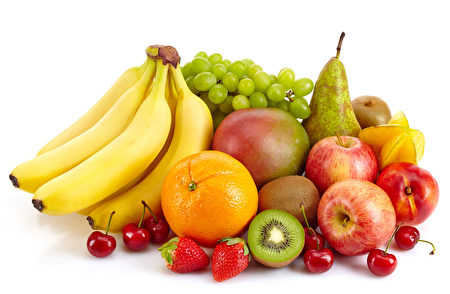
#> input picture data/fruits.jpg, 450 x 294 px
$ python 1_img_load_save.py
#> lines starting #> are read from the running program, lines starting #| are printed output that depends on the picture
# The code is shared on SDSC Github

import cv2 as cv # import OpenCV
import os
from matplotlib import pyplot as plt # function for display option 2

# create a folder to save results
if not os.path.exists('results'):
    os.makedirs('results')

fruit = cv.imread('../data/fruits.jpg') # read image
#> fruit is the input picture: shape (294, 450, 3); mean B, G, R 147.7, 193.4, 226.5
fruit_orange = fruit[150 :240, 160:260, :] # define and crop the region of orange
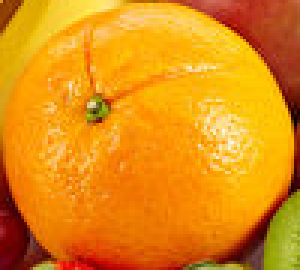
#> fruit_orange: shape (90, 100, 3) (shown 3 times larger); mean B, G, R 18.7, 140.8, 226.1


# display option 1
cv.imshow("Fruits", fruit) # show the original image
cv.imshow("Orange", fruit_orange) # show the cropped image
cv.waitKey(0) # wait for any key press
cv.destroyAllWindows() # close the window
cv.imwrite('results/fruits_cv.jpg', fruit_orange) # save the image of orange


# display option 2
plt.subplot(1, 2, 1) # create panel (1 row and 2 columns) and locate to the first sub-figure

# convert the image from BGR to RGB if we want to use matplotlib to display the figure
fruit = cv.cvtColor(fruit, cv.COLOR_BGR2RGB)

plt.imshow(fruit) # show the original image
plt.title('Fruits') # title
plt.xticks([]) # remove x axis
plt.yticks([]) # remove y axis

plt.subplot(1, 2, 2) # locate to the second sub-figure
fruit_orange = cv.cvtColor(fruit_orange, cv.COLOR_BGR2RGB)
plt.imshow(fruit_orange) # show the cropped image
plt.title('Orange')
plt.xticks([])
plt.yticks([])

plt.savefig('results/fruits_plt.jpg') # save the figure
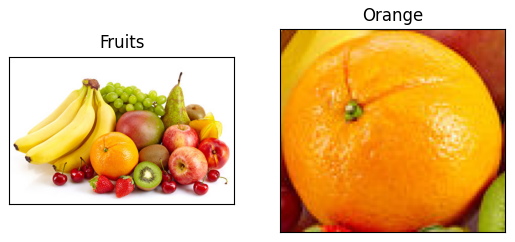
#> figure drawn by matplotlib, 2 panels

$ run again, with data/1.jpg copied over data/fruits.jpg
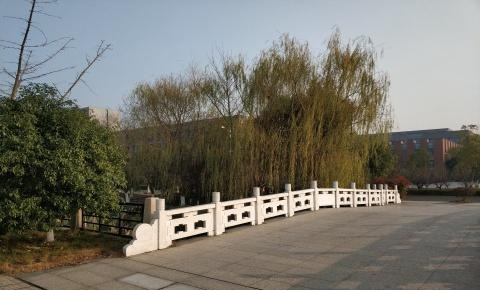
#> input picture data/1.jpg, 480 x 290 px
#> fruit is the input picture: shape (290, 480, 3); mean B, G, R 107.1, 116.1, 118.2
#> `fruit_orange = fruit[150 :240, 160:260, :]`:
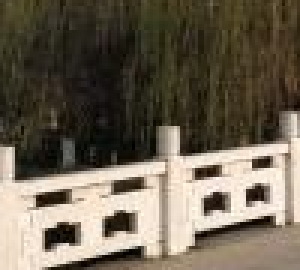
#> fruit_orange: shape (90, 100, 3) (shown 3 times larger); mean B, G, R 82.5, 98.4, 108.2
#> `plt.savefig('results/fruits_plt.jpg')`:
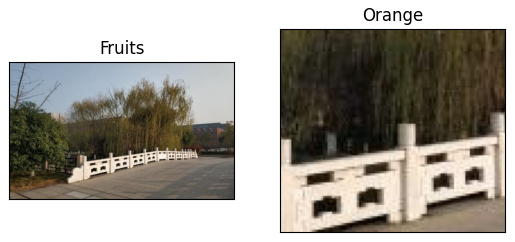
#> figure drawn by matplotlib, 2 panels

$ run again, with data/2.jpg copied over data/fruits.jpg
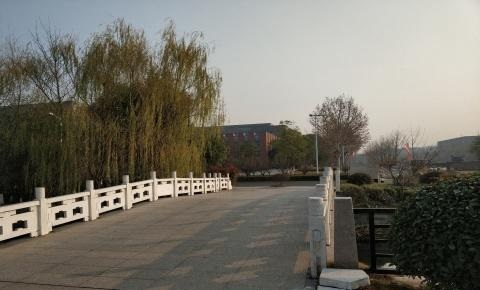
#> input picture data/2.jpg, 480 x 290 px
#> fruit is the input picture: shape (290, 480, 3); mean B, G, R 103.3, 113.1, 116.3
#> `fruit_orange = fruit[150 :240, 160:260, :]`:
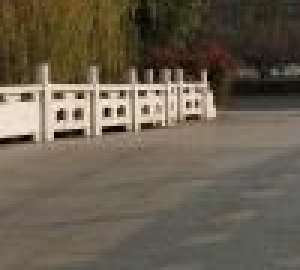
#> fruit_orange: shape (90, 100, 3) (shown 3 times larger); mean B, G, R 79.3, 94.7, 104.9
#> `plt.savefig('results/fruits_plt.jpg')`:
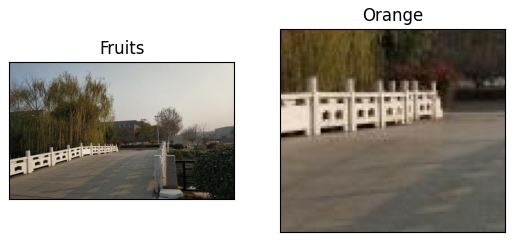
#> figure drawn by matplotlib, 2 panels
